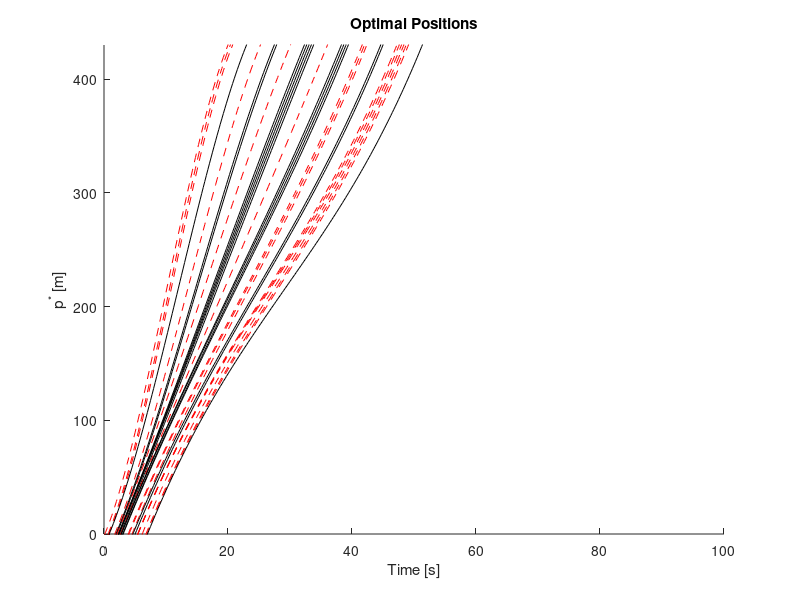
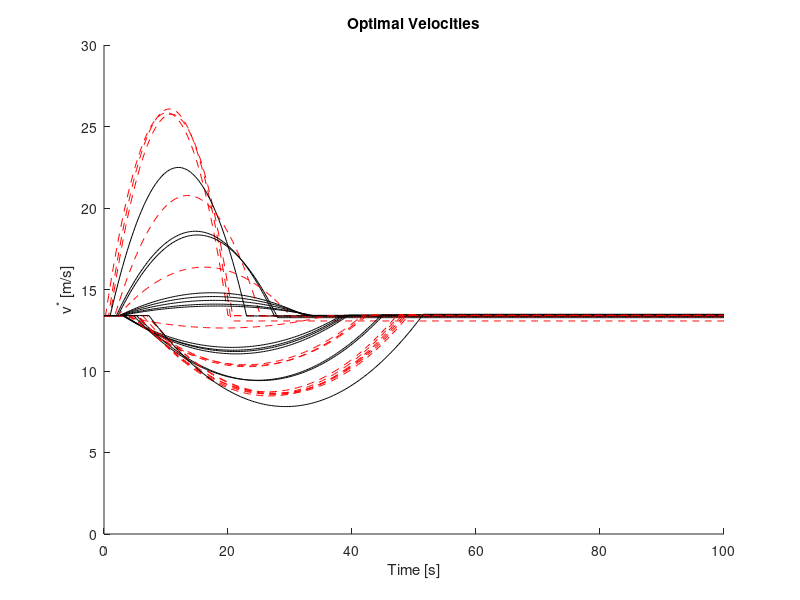
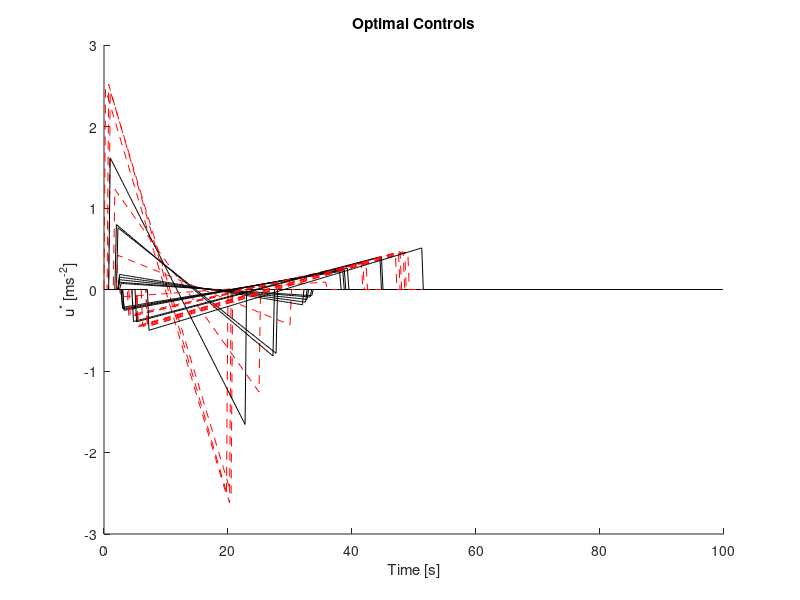

Write the MATLAB code that produced these figures, in order.
%% Parameters

clear; close all; clc

L = 400; % control zone length [m]
S = 30; % merging zone length [m]
delta = 5; % minimum safe following distance [m]
cars = 30; % # cars
dt = 0.25; % time step [s]
tvec = 0:dt:100; % time array

t0 = [10 10 12.5 12.5]'; % time cars enter control zone [s]
v0 = 13.4; % speed before entering control zone [m/s]
x0 = -sort(rand(cars,1)*100); % random starting positions, in order
for j = 1:cars
    x{j}(:,1) = [x0(j);13.4]; % structure of states
end
road = round(rand(cars,1)); % randomly assign to roads

pf = L + S; % positions at final time
vf = v0; % velocities at final time

for j = 1:cars
    if j == 1
        tf(j) = 20; % Car 1 must pass through in time seconds
    else
        if road(j) == road(j-1) % if on same road as previous car
            tf(j) = tf(j-1) + delta/x{j}(2); % final time (rear collision con)
        else
            tf(j) = tf(j-1) + S/x{j}(2); % final time (lat collision con)
        end
    end
end

%% Initialize

for j = 1:cars
    T = [0 0 0 1; 0 0 1 0;...
        tf(j)^3/6 tf(j)^2/2 tf(j) 1;...
        tf(j)^2/2 tf(j) 1 0];
    b{j}(:,1) = T\[x{j}(:,1); pf; vf];
end

%% Simulate

for j = 1:cars
    for i = 1:length(tvec)-1
        t = tvec(i+1);
        if ceil(x{j}(1,i)) < L+S && x{j}(1,i) >= 0 % if in ctrl/merg zones
            x{j}(1,i+1) = b{j}(1,i)*t^3/6 + b{j}(2,i)*t^2/2 + b{j}(3,i)*t + b{j}(4,i); % position
            x{j}(2,i+1) = b{j}(1,i)*t^2/2 + b{j}(2,i)*t + b{j}(3,i); % veloc
            u{j}(i) = b{j}(1,i)*t + b{j}(2,i);
        else
            u{j}(i) = 0;
            x{j}(1,i+1) = x{j}(1,i) + dt*x{j}(2,i);
            x{j}(2,i+1) = x{j}(2,i);
        end
        T = [t^3/6 t^2/2 t 1; ...
            t^2/2 t 1 0; ...
            tf(j)^3/6 tf(j)^2/2 tf(j) 1; ...
            tf(j)^2/2 tf(j) 1 0];
        b{j}(:,i+1) = T\[x{j}(:,i+1); pf; vf];
    end
end

%% Plot

figure % Positions
hold on
for j = 1:cars
    if road(j) == 1
        col = '-k';
    else
        col = '--r';
    end
    plot(tvec,x{j}(1,:),col)
end
xlabel 'Time [s]'
ylabel 'p^* [m]'
ylim([0 430])
title('Optimal Positions')

figure % Velocities
hold all
for j = 1:cars
    if road(j) == 1
        col = '-k';
    else
        col = '--r';
    end
    plot(tvec,x{j}(2,:),col)
end
xlabel 'Time [s]'
ylabel 'v^* [m/s]'
ylim([0 30])
title('Optimal Velocities')

figure % Controls
hold all
for j = 1:cars
    if road(j) == 1
        col = '-k';
    else
        col = '--r';
    end
    plot(tvec(1:length(u{j})),u{j},col)
end
xlabel 'Time [s]'
ylabel 'u^* [ms^{-2}]'
title('Optimal Controls')

%% Get Fuel Consumption

q0 = 0.1569;
q1 = 2.45*10^-2;
q2 = -7.415*10^-4;
q3 = 5.975*10^-5;
r0 = 0.07224;
r1 = 9.681*10^-2;
r2 = 1.075*10^-3;

fcruise = zeros(cars,length(u{j})); % fuel consumed at constant speed
facc = zeros(cars,length(t)); % fuel consumed due to acc
fv = zeros(cars,length(t)); % total fuel consumed
cost = zeros(cars,1); % total cost

for j=1:cars
    for i=1:length(u)
        ti = tvec(i);
        fcruise(j,i) = q0 + q1*x{j}(2,i) + q2*x{j}(2,i)^2 + q3*x{j}(2,i)^3;
        facc(j,i) = u{j}(i)*(r0 + r1*x{j}(2,i) + r2*x{j}(2,i)^2);
        fv(j,i) = fcruise(j,i) + facc(j,i);
    end
    cost(j) = sum(fv(j,:));
end
